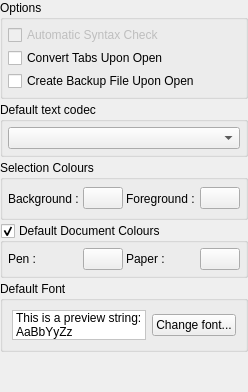
     <widget class="QWidget" name="pEditorGeneral">
      <layout class="QVBoxLayout">
       <property name="spacing">
        <number>3</number>
       </property>
       <property name="margin">
        <number>0</number>
       </property>
       <item>
        <widget class="QGroupBox" name="gbOptions">
         <property name="title">
          <string>Options</string>
         </property>
         <layout class="QVBoxLayout">
          <property name="spacing">
           <number>3</number>
          </property>
          <property name="margin">
           <number>5</number>
          </property>
          <item>
           <widget class="QCheckBox" name="cbAutoSyntaxCheck">
            <property name="enabled">
             <bool>false</bool>
            </property>
            <property name="text">
             <string>Automatic Syntax Check</string>
            </property>
           </widget>
          </item>
          <item>
           <widget class="QCheckBox" name="cbConvertTabsUponOpen">
            <property name="text">
             <string>Convert Tabs Upon Open</string>
            </property>
           </widget>
          </item>
          <item>
           <widget class="QCheckBox" name="cbCreateBackupUponOpen">
            <property name="text">
             <string>Create Backup File Upon Open</string>
            </property>
           </widget>
          </item>
         </layout>
        </widget>
       </item>
       <item>
        <widget class="QGroupBox" name="gbDefaultCodec">
         <property name="title">
          <string>Default text codec</string>
         </property>
         <layout class="QHBoxLayout">
          <property name="spacing">
           <number>3</number>
          </property>
          <property name="margin">
           <number>5</number>
          </property>
          <item>
           <widget class="QComboBox" name="cbDefaultCodec"/>
          </item>
         </layout>
        </widget>
       </item>
       <item>
        <widget class="QGroupBox" name="gbSelectionColours">
         <property name="minimumSize">
          <size>
           <width>0</width>
           <height>60</height>
          </size>
         </property>
         <property name="title">
          <string>Selection Colours</string>
         </property>
         <layout class="QHBoxLayout">
          <property name="spacing">
           <number>3</number>
          </property>
          <property name="margin">
           <number>5</number>
          </property>
          <item>
           <widget class="QLabel" name="lSelectionBackground">
            <property name="text">
             <string>Background :</string>
            </property>
           </widget>
          </item>
          <item>
           <widget class="pColorButton" name="tbSelectionBackground">
            <property name="sizePolicy">
             <sizepolicy hsizetype="Fixed" vsizetype="Fixed">
              <horstretch>0</horstretch>
              <verstretch>0</verstretch>
             </sizepolicy>
            </property>
           </widget>
          </item>
          <item>
           <widget class="QLabel" name="lSelectionForeground">
            <property name="text">
             <string>Foreground :</string>
            </property>
           </widget>
          </item>
          <item>
           <widget class="pColorButton" name="tbSelectionForeground">
            <property name="sizePolicy">
             <sizepolicy hsizetype="Fixed" vsizetype="Fixed">
              <horstretch>0</horstretch>
              <verstretch>0</verstretch>
             </sizepolicy>
            </property>
           </widget>
          </item>
         </layout>
        </widget>
       </item>
       <item>
        <widget class="QGroupBox" name="gbDefaultDocumentColours">
         <property name="title">
          <string>Default Document Colours</string>
         </property>
         <property name="checkable">
          <bool>true</bool>
         </property>
         <layout class="QHBoxLayout">
          <property name="spacing">
           <number>3</number>
          </property>
          <property name="margin">
           <number>5</number>
          </property>
          <item>
           <widget class="QLabel" name="lDefaultDocumentPen">
            <property name="text">
             <string>Pen :</string>
            </property>
           </widget>
          </item>
          <item>
           <widget class="pColorButton" name="tbDefaultDocumentPen">
            <property name="sizePolicy">
             <sizepolicy hsizetype="Fixed" vsizetype="Fixed">
              <horstretch>0</horstretch>
              <verstretch>0</verstretch>
             </sizepolicy>
            </property>
           </widget>
          </item>
          <item>
           <widget class="QLabel" name="lDefaultDocumentPaper">
            <property name="text">
             <string>Paper :</string>
            </property>
           </widget>
          </item>
          <item>
           <widget class="pColorButton" name="tbDefaultDocumentPaper">
            <property name="sizePolicy">
             <sizepolicy hsizetype="Fixed" vsizetype="Fixed">
              <horstretch>0</horstretch>
              <verstretch>0</verstretch>
             </sizepolicy>
            </property>
           </widget>
          </item>
         </layout>
        </widget>
       </item>
       <item>
        <widget class="QGroupBox" name="gbDefaultFont">
         <property name="title">
          <string>Default Font</string>
         </property>
         <layout class="QHBoxLayout" name="horizontalLayout">
          <item>
           <widget class="QLabel" name="lDefaultDocumentFont">
            <property name="sizePolicy">
             <sizepolicy hsizetype="Expanding" vsizetype="Preferred">
              <horstretch>0</horstretch>
              <verstretch>0</verstretch>
             </sizepolicy>
            </property>
            <property name="palette">
             <palette>
              <active>
               <colorrole role="Base">
                <brush brushstyle="SolidPattern">
                 <color alpha="255">
                  <red>255</red>
                  <green>255</green>
                  <blue>255</blue>
                 </color>
                </brush>
               </colorrole>
               <colorrole role="Window">
                <brush brushstyle="SolidPattern">
                 <color alpha="255">
                  <red>255</red>
                  <green>255</green>
                  <blue>255</blue>
                 </color>
                </brush>
               </colorrole>
              </active>
              <inactive>
               <colorrole role="Base">
                <brush brushstyle="SolidPattern">
                 <color alpha="255">
                  <red>255</red>
                  <green>255</green>
                  <blue>255</blue>
                 </color>
                </brush>
               </colorrole>
               <colorrole role="Window">
                <brush brushstyle="SolidPattern">
                 <color alpha="255">
                  <red>255</red>
                  <green>255</green>
                  <blue>255</blue>
                 </color>
                </brush>
               </colorrole>
              </inactive>
              <disabled>
               <colorrole role="Base">
                <brush brushstyle="SolidPattern">
                 <color alpha="255">
                  <red>255</red>
                  <green>255</green>
                  <blue>255</blue>
                 </color>
                </brush>
               </colorrole>
               <colorrole role="Window">
                <brush brushstyle="SolidPattern">
                 <color alpha="255">
                  <red>255</red>
                  <green>255</green>
                  <blue>255</blue>
                 </color>
                </brush>
               </colorrole>
              </disabled>
             </palette>
            </property>
            <property name="autoFillBackground">
             <bool>true</bool>
            </property>
            <property name="frameShape">
             <enum>QFrame::StyledPanel</enum>
            </property>
            <property name="text">
             <string>This is a preview string: AaBbYyZz</string>
            </property>
            <property name="wordWrap">
             <bool>true</bool>
            </property>
           </widget>
          </item>
          <item>
           <widget class="QPushButton" name="pbDefaultDocumentFont">
            <property name="text">
             <string>Change font...</string>
            </property>
           </widget>
          </item>
         </layout>
        </widget>
       </item>
       <item>
        <spacer>
         <property name="orientation">
          <enum>Qt::Vertical</enum>
         </property>
         <property name="sizeHint" stdset="0">
          <size>
           <width>20</width>
           <height>40</height>
          </size>
         </property>
        </spacer>
       </item>
      </layout>
     </widget>
